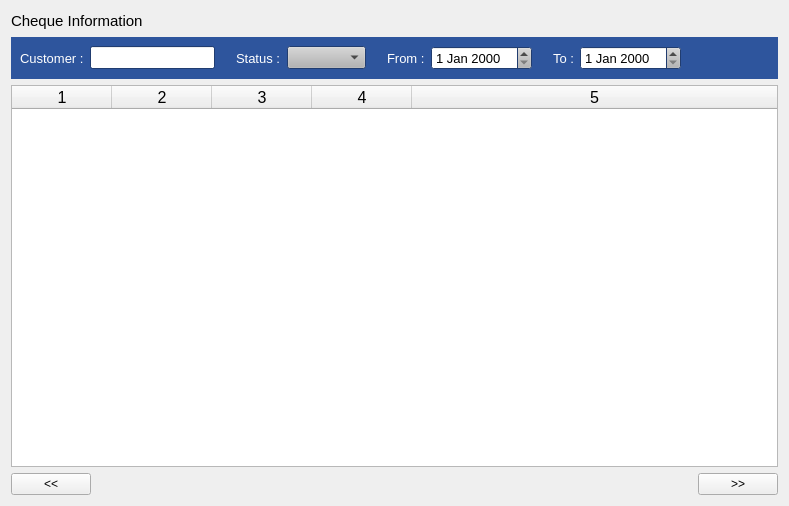
<?xml version="1.0" encoding="UTF-8"?>
<ui version="4.0">
 <class>ChequeInformationWidget</class>
 <widget class="QWidget" name="ChequeInformationWidget">
  <property name="geometry">
   <rect>
    <x>0</x>
    <y>0</y>
    <width>789</width>
    <height>506</height>
   </rect>
  </property>
  <property name="windowTitle">
   <string>Form</string>
  </property>
  <layout class="QVBoxLayout" name="verticalLayout">
   <item>
    <layout class="QHBoxLayout" name="horizontalLayout">
     <item>
      <widget class="QLabel" name="label">
       <property name="font">
        <font>
         <pointsize>11</pointsize>
        </font>
       </property>
       <property name="text">
        <string>Cheque Information</string>
       </property>
      </widget>
     </item>
     <item>
      <spacer name="horizontalSpacer">
       <property name="orientation">
        <enum>Qt::Horizontal</enum>
       </property>
       <property name="sizeHint" stdset="0">
        <size>
         <width>40</width>
         <height>20</height>
        </size>
       </property>
      </spacer>
     </item>
    </layout>
   </item>
   <item>
    <widget class="QWidget" name="widget" native="true">
     <property name="palette">
      <palette>
       <active>
        <colorrole role="WindowText">
         <brush brushstyle="SolidPattern">
          <color alpha="255">
           <red>0</red>
           <green>0</green>
           <blue>0</blue>
          </color>
         </brush>
        </colorrole>
        <colorrole role="Button">
         <brush brushstyle="SolidPattern">
          <color alpha="255">
           <red>180</red>
           <green>180</green>
           <blue>180</blue>
          </color>
         </brush>
        </colorrole>
        <colorrole role="Light">
         <brush brushstyle="SolidPattern">
          <color alpha="255">
           <red>255</red>
           <green>255</green>
           <blue>255</blue>
          </color>
         </brush>
        </colorrole>
        <colorrole role="Midlight">
         <brush brushstyle="SolidPattern">
          <color alpha="255">
           <red>217</red>
           <green>217</green>
           <blue>217</blue>
          </color>
         </brush>
        </colorrole>
        <colorrole role="Dark">
         <brush brushstyle="SolidPattern">
          <color alpha="255">
           <red>90</red>
           <green>90</green>
           <blue>90</blue>
          </color>
         </brush>
        </colorrole>
        <colorrole role="Mid">
         <brush brushstyle="SolidPattern">
          <color alpha="255">
           <red>120</red>
           <green>120</green>
           <blue>120</blue>
          </color>
         </brush>
        </colorrole>
        <colorrole role="Text">
         <brush brushstyle="SolidPattern">
          <color alpha="255">
           <red>0</red>
           <green>0</green>
           <blue>0</blue>
          </color>
         </brush>
        </colorrole>
        <colorrole role="BrightText">
         <brush brushstyle="SolidPattern">
          <color alpha="255">
           <red>255</red>
           <green>255</green>
           <blue>255</blue>
          </color>
         </brush>
        </colorrole>
        <colorrole role="ButtonText">
         <brush brushstyle="SolidPattern">
          <color alpha="255">
           <red>0</red>
           <green>0</green>
           <blue>0</blue>
          </color>
         </brush>
        </colorrole>
        <colorrole role="Base">
         <brush brushstyle="SolidPattern">
          <color alpha="255">
           <red>255</red>
           <green>255</green>
           <blue>255</blue>
          </color>
         </brush>
        </colorrole>
        <colorrole role="Window">
         <brush brushstyle="SolidPattern">
          <color alpha="255">
           <red>46</red>
           <green>85</green>
           <blue>157</blue>
          </color>
         </brush>
        </colorrole>
        <colorrole role="Shadow">
         <brush brushstyle="SolidPattern">
          <color alpha="255">
           <red>0</red>
           <green>0</green>
           <blue>0</blue>
          </color>
         </brush>
        </colorrole>
        <colorrole role="AlternateBase">
         <brush brushstyle="SolidPattern">
          <color alpha="255">
           <red>217</red>
           <green>217</green>
           <blue>217</blue>
          </color>
         </brush>
        </colorrole>
        <colorrole role="ToolTipBase">
         <brush brushstyle="SolidPattern">
          <color alpha="255">
           <red>255</red>
           <green>255</green>
           <blue>220</blue>
          </color>
         </brush>
        </colorrole>
        <colorrole role="ToolTipText">
         <brush brushstyle="SolidPattern">
          <color alpha="255">
           <red>0</red>
           <green>0</green>
           <blue>0</blue>
          </color>
         </brush>
        </colorrole>
       </active>
       <inactive>
        <colorrole role="WindowText">
         <brush brushstyle="SolidPattern">
          <color alpha="255">
           <red>0</red>
           <green>0</green>
           <blue>0</blue>
          </color>
         </brush>
        </colorrole>
        <colorrole role="Button">
         <brush brushstyle="SolidPattern">
          <color alpha="255">
           <red>180</red>
           <green>180</green>
           <blue>180</blue>
          </color>
         </brush>
        </colorrole>
        <colorrole role="Light">
         <brush brushstyle="SolidPattern">
          <color alpha="255">
           <red>255</red>
           <green>255</green>
           <blue>255</blue>
          </color>
         </brush>
        </colorrole>
        <colorrole role="Midlight">
         <brush brushstyle="SolidPattern">
          <color alpha="255">
           <red>217</red>
           <green>217</green>
           <blue>217</blue>
          </color>
         </brush>
        </colorrole>
        <colorrole role="Dark">
         <brush brushstyle="SolidPattern">
          <color alpha="255">
           <red>90</red>
           <green>90</green>
           <blue>90</blue>
          </color>
         </brush>
        </colorrole>
        <colorrole role="Mid">
         <brush brushstyle="SolidPattern">
          <color alpha="255">
           <red>120</red>
           <green>120</green>
           <blue>120</blue>
          </color>
         </brush>
        </colorrole>
        <colorrole role="Text">
         <brush brushstyle="SolidPattern">
          <color alpha="255">
           <red>0</red>
           <green>0</green>
           <blue>0</blue>
          </color>
         </brush>
        </colorrole>
        <colorrole role="BrightText">
         <brush brushstyle="SolidPattern">
          <color alpha="255">
           <red>255</red>
           <green>255</green>
           <blue>255</blue>
          </color>
         </brush>
        </colorrole>
        <colorrole role="ButtonText">
         <brush brushstyle="SolidPattern">
          <color alpha="255">
           <red>0</red>
           <green>0</green>
           <blue>0</blue>
          </color>
         </brush>
        </colorrole>
        <colorrole role="Base">
         <brush brushstyle="SolidPattern">
          <color alpha="255">
           <red>255</red>
           <green>255</green>
           <blue>255</blue>
          </color>
         </brush>
        </colorrole>
        <colorrole role="Window">
         <brush brushstyle="SolidPattern">
          <color alpha="255">
           <red>46</red>
           <green>85</green>
           <blue>157</blue>
          </color>
         </brush>
        </colorrole>
        <colorrole role="Shadow">
         <brush brushstyle="SolidPattern">
          <color alpha="255">
           <red>0</red>
           <green>0</green>
           <blue>0</blue>
          </color>
         </brush>
        </colorrole>
        <colorrole role="AlternateBase">
         <brush brushstyle="SolidPattern">
          <color alpha="255">
           <red>217</red>
           <green>217</green>
           <blue>217</blue>
          </color>
         </brush>
        </colorrole>
        <colorrole role="ToolTipBase">
         <brush brushstyle="SolidPattern">
          <color alpha="255">
           <red>255</red>
           <green>255</green>
           <blue>220</blue>
          </color>
         </brush>
        </colorrole>
        <colorrole role="ToolTipText">
         <brush brushstyle="SolidPattern">
          <color alpha="255">
           <red>0</red>
           <green>0</green>
           <blue>0</blue>
          </color>
         </brush>
        </colorrole>
       </inactive>
       <disabled>
        <colorrole role="WindowText">
         <brush brushstyle="SolidPattern">
          <color alpha="255">
           <red>90</red>
           <green>90</green>
           <blue>90</blue>
          </color>
         </brush>
        </colorrole>
        <colorrole role="Button">
         <brush brushstyle="SolidPattern">
          <color alpha="255">
           <red>180</red>
           <green>180</green>
           <blue>180</blue>
          </color>
         </brush>
        </colorrole>
        <colorrole role="Light">
         <brush brushstyle="SolidPattern">
          <color alpha="255">
           <red>255</red>
           <green>255</green>
           <blue>255</blue>
          </color>
         </brush>
        </colorrole>
        <colorrole role="Midlight">
         <brush brushstyle="SolidPattern">
          <color alpha="255">
           <red>217</red>
           <green>217</green>
           <blue>217</blue>
          </color>
         </brush>
        </colorrole>
        <colorrole role="Dark">
         <brush brushstyle="SolidPattern">
          <color alpha="255">
           <red>90</red>
           <green>90</green>
           <blue>90</blue>
          </color>
         </brush>
        </colorrole>
        <colorrole role="Mid">
         <brush brushstyle="SolidPattern">
          <color alpha="255">
           <red>120</red>
           <green>120</green>
           <blue>120</blue>
          </color>
         </brush>
        </colorrole>
        <colorrole role="Text">
         <brush brushstyle="SolidPattern">
          <color alpha="255">
           <red>90</red>
           <green>90</green>
           <blue>90</blue>
          </color>
         </brush>
        </colorrole>
        <colorrole role="BrightText">
         <brush brushstyle="SolidPattern">
          <color alpha="255">
           <red>255</red>
           <green>255</green>
           <blue>255</blue>
          </color>
         </brush>
        </colorrole>
        <colorrole role="ButtonText">
         <brush brushstyle="SolidPattern">
          <color alpha="255">
           <red>90</red>
           <green>90</green>
           <blue>90</blue>
          </color>
         </brush>
        </colorrole>
        <colorrole role="Base">
         <brush brushstyle="SolidPattern">
          <color alpha="255">
           <red>46</red>
           <green>85</green>
           <blue>157</blue>
          </color>
         </brush>
        </colorrole>
        <colorrole role="Window">
         <brush brushstyle="SolidPattern">
          <color alpha="255">
           <red>46</red>
           <green>85</green>
           <blue>157</blue>
          </color>
         </brush>
        </colorrole>
        <colorrole role="Shadow">
         <brush brushstyle="SolidPattern">
          <color alpha="255">
           <red>0</red>
           <green>0</green>
           <blue>0</blue>
          </color>
         </brush>
        </colorrole>
        <colorrole role="AlternateBase">
         <brush brushstyle="SolidPattern">
          <color alpha="255">
           <red>180</red>
           <green>180</green>
           <blue>180</blue>
          </color>
         </brush>
        </colorrole>
        <colorrole role="ToolTipBase">
         <brush brushstyle="SolidPattern">
          <color alpha="255">
           <red>255</red>
           <green>255</green>
           <blue>220</blue>
          </color>
         </brush>
        </colorrole>
        <colorrole role="ToolTipText">
         <brush brushstyle="SolidPattern">
          <color alpha="255">
           <red>0</red>
           <green>0</green>
           <blue>0</blue>
          </color>
         </brush>
        </colorrole>
       </disabled>
      </palette>
     </property>
     <property name="font">
      <font>
       <pointsize>10</pointsize>
      </font>
     </property>
     <property name="autoFillBackground">
      <bool>true</bool>
     </property>
     <layout class="QHBoxLayout" name="horizontalLayout_3">
      <item>
       <widget class="QLabel" name="label_2">
        <property name="sizePolicy">
         <sizepolicy hsizetype="Fixed" vsizetype="Preferred">
          <horstretch>0</horstretch>
          <verstretch>0</verstretch>
         </sizepolicy>
        </property>
        <property name="palette">
         <palette>
          <active>
           <colorrole role="WindowText">
            <brush brushstyle="SolidPattern">
             <color alpha="255">
              <red>255</red>
              <green>255</green>
              <blue>255</blue>
             </color>
            </brush>
           </colorrole>
          </active>
          <inactive>
           <colorrole role="WindowText">
            <brush brushstyle="SolidPattern">
             <color alpha="255">
              <red>255</red>
              <green>255</green>
              <blue>255</blue>
             </color>
            </brush>
           </colorrole>
          </inactive>
          <disabled>
           <colorrole role="WindowText">
            <brush brushstyle="SolidPattern">
             <color alpha="255">
              <red>90</red>
              <green>90</green>
              <blue>90</blue>
             </color>
            </brush>
           </colorrole>
          </disabled>
         </palette>
        </property>
        <property name="text">
         <string>Customer :</string>
        </property>
       </widget>
      </item>
      <item>
       <widget class="QLineEdit" name="customerSearchBox">
        <property name="font">
         <font>
          <pointsize>10</pointsize>
         </font>
        </property>
       </widget>
      </item>
      <item>
       <spacer name="horizontalSpacer_4">
        <property name="orientation">
         <enum>Qt::Horizontal</enum>
        </property>
        <property name="sizeType">
         <enum>QSizePolicy::Fixed</enum>
        </property>
        <property name="sizeHint" stdset="0">
         <size>
          <width>15</width>
          <height>20</height>
         </size>
        </property>
       </spacer>
      </item>
      <item>
       <widget class="QLabel" name="label_3">
        <property name="sizePolicy">
         <sizepolicy hsizetype="Fixed" vsizetype="Preferred">
          <horstretch>0</horstretch>
          <verstretch>0</verstretch>
         </sizepolicy>
        </property>
        <property name="palette">
         <palette>
          <active>
           <colorrole role="WindowText">
            <brush brushstyle="SolidPattern">
             <color alpha="255">
              <red>255</red>
              <green>255</green>
              <blue>255</blue>
             </color>
            </brush>
           </colorrole>
           <colorrole role="Text">
            <brush brushstyle="SolidPattern">
             <color alpha="255">
              <red>0</red>
              <green>0</green>
              <blue>0</blue>
             </color>
            </brush>
           </colorrole>
          </active>
          <inactive>
           <colorrole role="WindowText">
            <brush brushstyle="SolidPattern">
             <color alpha="255">
              <red>255</red>
              <green>255</green>
              <blue>255</blue>
             </color>
            </brush>
           </colorrole>
           <colorrole role="Text">
            <brush brushstyle="SolidPattern">
             <color alpha="255">
              <red>0</red>
              <green>0</green>
              <blue>0</blue>
             </color>
            </brush>
           </colorrole>
          </inactive>
          <disabled>
           <colorrole role="WindowText">
            <brush brushstyle="SolidPattern">
             <color alpha="255">
              <red>90</red>
              <green>90</green>
              <blue>90</blue>
             </color>
            </brush>
           </colorrole>
           <colorrole role="Text">
            <brush brushstyle="SolidPattern">
             <color alpha="255">
              <red>90</red>
              <green>90</green>
              <blue>90</blue>
             </color>
            </brush>
           </colorrole>
          </disabled>
         </palette>
        </property>
        <property name="text">
         <string>Status :</string>
        </property>
       </widget>
      </item>
      <item>
       <widget class="QComboBox" name="statusComboBox">
        <property name="sizePolicy">
         <sizepolicy hsizetype="Minimum" vsizetype="Fixed">
          <horstretch>0</horstretch>
          <verstretch>0</verstretch>
         </sizepolicy>
        </property>
        <property name="currentText">
         <string/>
        </property>
       </widget>
      </item>
      <item>
       <spacer name="horizontalSpacer_5">
        <property name="orientation">
         <enum>Qt::Horizontal</enum>
        </property>
        <property name="sizeType">
         <enum>QSizePolicy::Fixed</enum>
        </property>
        <property name="sizeHint" stdset="0">
         <size>
          <width>15</width>
          <height>20</height>
         </size>
        </property>
       </spacer>
      </item>
      <item>
       <widget class="QLabel" name="label_4">
        <property name="sizePolicy">
         <sizepolicy hsizetype="Fixed" vsizetype="Preferred">
          <horstretch>0</horstretch>
          <verstretch>0</verstretch>
         </sizepolicy>
        </property>
        <property name="palette">
         <palette>
          <active>
           <colorrole role="WindowText">
            <brush brushstyle="SolidPattern">
             <color alpha="255">
              <red>255</red>
              <green>255</green>
              <blue>255</blue>
             </color>
            </brush>
           </colorrole>
           <colorrole role="Text">
            <brush brushstyle="SolidPattern">
             <color alpha="255">
              <red>0</red>
              <green>0</green>
              <blue>0</blue>
             </color>
            </brush>
           </colorrole>
          </active>
          <inactive>
           <colorrole role="WindowText">
            <brush brushstyle="SolidPattern">
             <color alpha="255">
              <red>255</red>
              <green>255</green>
              <blue>255</blue>
             </color>
            </brush>
           </colorrole>
           <colorrole role="Text">
            <brush brushstyle="SolidPattern">
             <color alpha="255">
              <red>0</red>
              <green>0</green>
              <blue>0</blue>
             </color>
            </brush>
           </colorrole>
          </inactive>
          <disabled>
           <colorrole role="WindowText">
            <brush brushstyle="SolidPattern">
             <color alpha="255">
              <red>90</red>
              <green>90</green>
              <blue>90</blue>
             </color>
            </brush>
           </colorrole>
           <colorrole role="Text">
            <brush brushstyle="SolidPattern">
             <color alpha="255">
              <red>90</red>
              <green>90</green>
              <blue>90</blue>
             </color>
            </brush>
           </colorrole>
          </disabled>
         </palette>
        </property>
        <property name="text">
         <string>From :</string>
        </property>
       </widget>
      </item>
      <item>
       <widget class="QDateEdit" name="startDate"/>
      </item>
      <item>
       <spacer name="horizontalSpacer_6">
        <property name="orientation">
         <enum>Qt::Horizontal</enum>
        </property>
        <property name="sizeType">
         <enum>QSizePolicy::Fixed</enum>
        </property>
        <property name="sizeHint" stdset="0">
         <size>
          <width>15</width>
          <height>20</height>
         </size>
        </property>
       </spacer>
      </item>
      <item>
       <widget class="QLabel" name="label_5">
        <property name="sizePolicy">
         <sizepolicy hsizetype="Fixed" vsizetype="Preferred">
          <horstretch>0</horstretch>
          <verstretch>0</verstretch>
         </sizepolicy>
        </property>
        <property name="palette">
         <palette>
          <active>
           <colorrole role="WindowText">
            <brush brushstyle="SolidPattern">
             <color alpha="255">
              <red>255</red>
              <green>255</green>
              <blue>255</blue>
             </color>
            </brush>
           </colorrole>
           <colorrole role="Text">
            <brush brushstyle="SolidPattern">
             <color alpha="255">
              <red>0</red>
              <green>0</green>
              <blue>0</blue>
             </color>
            </brush>
           </colorrole>
          </active>
          <inactive>
           <colorrole role="WindowText">
            <brush brushstyle="SolidPattern">
             <color alpha="255">
              <red>255</red>
              <green>255</green>
              <blue>255</blue>
             </color>
            </brush>
           </colorrole>
           <colorrole role="Text">
            <brush brushstyle="SolidPattern">
             <color alpha="255">
              <red>0</red>
              <green>0</green>
              <blue>0</blue>
             </color>
            </brush>
           </colorrole>
          </inactive>
          <disabled>
           <colorrole role="WindowText">
            <brush brushstyle="SolidPattern">
             <color alpha="255">
              <red>90</red>
              <green>90</green>
              <blue>90</blue>
             </color>
            </brush>
           </colorrole>
           <colorrole role="Text">
            <brush brushstyle="SolidPattern">
             <color alpha="255">
              <red>90</red>
              <green>90</green>
              <blue>90</blue>
             </color>
            </brush>
           </colorrole>
          </disabled>
         </palette>
        </property>
        <property name="text">
         <string>To :</string>
        </property>
       </widget>
      </item>
      <item>
       <widget class="QDateEdit" name="endDate"/>
      </item>
      <item>
       <spacer name="horizontalSpacer_3">
        <property name="orientation">
         <enum>Qt::Horizontal</enum>
        </property>
        <property name="sizeType">
         <enum>QSizePolicy::Expanding</enum>
        </property>
        <property name="sizeHint" stdset="0">
         <size>
          <width>15</width>
          <height>20</height>
         </size>
        </property>
       </spacer>
      </item>
     </layout>
    </widget>
   </item>
   <item>
    <widget class="QTableWidget" name="tableWidget">
     <property name="font">
      <font>
       <pointsize>12</pointsize>
      </font>
     </property>
     <property name="columnCount">
      <number>5</number>
     </property>
     <attribute name="horizontalHeaderCascadingSectionResizes">
      <bool>true</bool>
     </attribute>
     <attribute name="horizontalHeaderStretchLastSection">
      <bool>true</bool>
     </attribute>
     <column/>
     <column/>
     <column/>
     <column/>
     <column/>
    </widget>
   </item>
   <item>
    <layout class="QHBoxLayout" name="horizontalLayout_2">
     <item>
      <widget class="QPushButton" name="prevBtn">
       <property name="text">
        <string> &lt;&lt; </string>
       </property>
      </widget>
     </item>
     <item>
      <spacer name="horizontalSpacer_2">
       <property name="orientation">
        <enum>Qt::Horizontal</enum>
       </property>
       <property name="sizeHint" stdset="0">
        <size>
         <width>40</width>
         <height>20</height>
        </size>
       </property>
      </spacer>
     </item>
     <item>
      <widget class="QPushButton" name="nextBtn">
       <property name="text">
        <string> &gt;&gt; </string>
       </property>
      </widget>
     </item>
    </layout>
   </item>
  </layout>
 </widget>
 <resources/>
 <connections/>
</ui>
